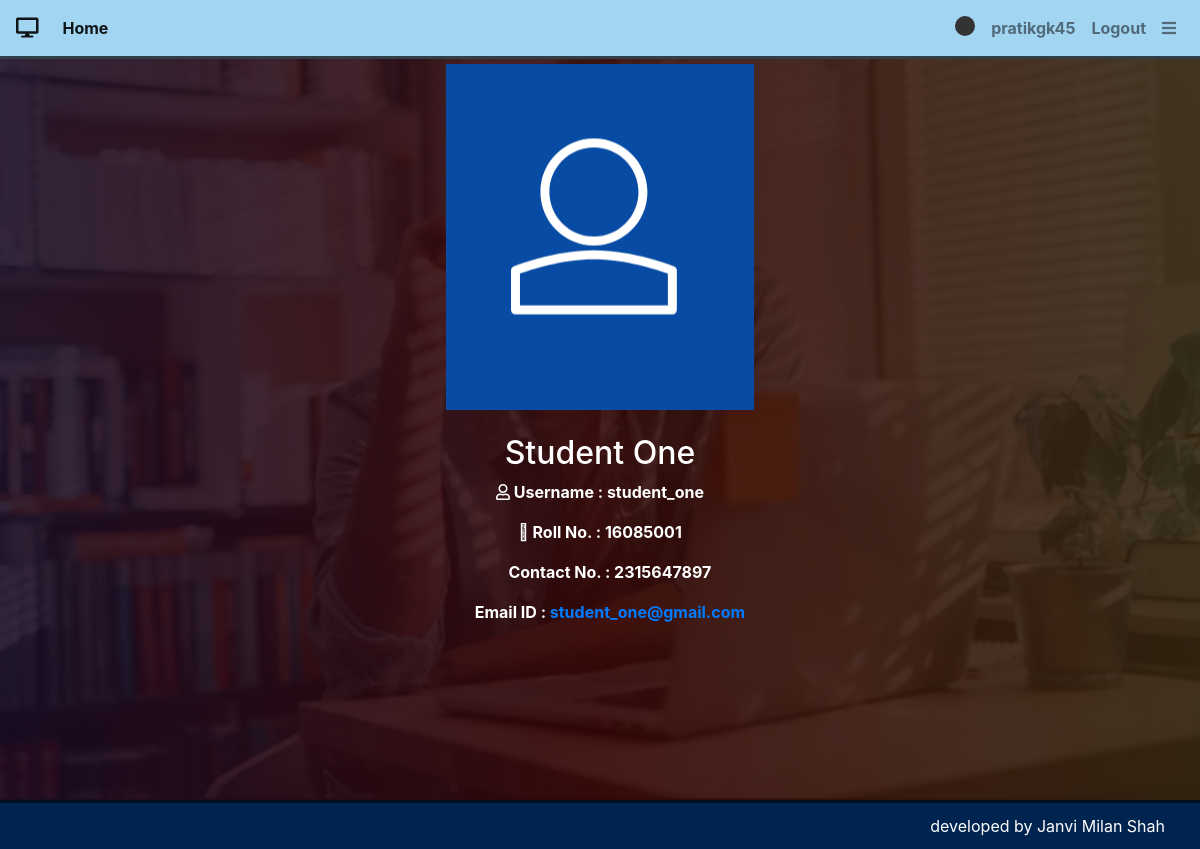
/classroom/student/15/ (signed in), run on the app's committed database.
### classroom/models.py (models this page shows, shortened)
class User(AbstractUser):
    is_student = models.BooleanField(default=False)
    is_teacher = models.BooleanField(default=False)

class Student(models.Model):
    user = models.OneToOneField(User,on_delete=models.CASCADE,primary_key=True,related_name='Student')
    name=models.CharField(max_length=250)
    roll_no = models.CharField(max_length=50)
    email = models.EmailField(max_length=254)
    phone = models.IntegerField()
    student_profile_pic = models.ImageField(upload_to="classroom/student_profile_pic",blank=True)
    class Meta:
        ordering = ['roll_no']

### classroom/views.py (the view)
# urls.py: path('student/<int:pk>/',views.StudentDetailView.as_view(),name="student_detail"),
class StudentDetailView(LoginRequiredMixin, DetailView):
    context_object_name = "student"
    model = models.Student
    template_name = 'classroom/student_detail_page.html'

### template/classroom/student_detail_page.html (shortened to what this page needs)
{% extends 'classroom/base.html' %}
{% load static %}
{% block content %}
	<div class="use-content">
		<div class="contain">
			<div class="profile">
			    {% if student.student_profile_pic %}
			    	<img src="{{ student.student_profile_pic.url }}">
			    {% else %}
			    	<img src="{% static 'images/login-avatar.PNG' %}" alt="">
			    {% endif %}
			    <div class="profile-details">
			    	<br>
					<h2>{{ student.name }}</h2>
					<p><i class="far fa-user"></i> Username : {{ student.user.username }}</p>
					<p><i class="fal fa-user-tag"></i> Roll No. : {{ student.roll_no }}</p>
					<p><i class="far fa-phone"></i> Contact No. : {{ student.phone }}</p>
					<p><i class="far fa-envelope-open-text"></i> Email ID : <a href = "mailto:{{ student.email }}" style="text-decoration: none;">{{ student.email }}</a></p>
			    </div>
			</div>
		</div>
    </div>
{% endblock %}

### template/classroom/navbar.html (shortened to what this page needs)
<nav class="navbar navbar-expand navbar-light">
    <a class="navbar-brand" href=""><i class="fas fa-desktop"></i></a>
    <div class="collapse navbar-collapse" id="collapsibleNavId">
        <ul class="navbar-nav mr-auto mt-2 mt-lg-0">
            <li class="nav-item active">
                <a class="nav-link" href="{% url 'home' %}">Home</a>
            </li>
        </ul>
        <div class="navbar-nav ml-auto">
        	<li class="nav-item">
                <a class="nav-link" href="{% url 'user_guide' %}"><div class="sk-pulse"></div></a>
            </li>
        	{% if user.is_authenticated %}
        		<li class="nav-item">
        			{% if user.is_teacher %}
	                	<a class="nav-link" href="{% url 'classroom:teacher_detail' pk=user.pk %}">{{ user.username }}</a>
	                {% else %}
	                	<a class="nav-link" href="{% url 'classroom:student_detail' pk=user.pk %}">{{ user.username }}</a>
	                {% endif %}
	            </li>
	            <li class="nav-item">
	                <a class="nav-link" href="{% url 'classroom:logout' %}">Logout</a>
	            </li>
	            <li class="nav-item">
	                <i class="nav-link fa fa-bars menu" style="cursor: pointer;margin-top: 4px;"></i>
	            </li>
        	{% endif %}
        </div>
    </div>
</nav>

### static/css/style.css (style rules this page uses)
html, body { height: 100%; padding: 0; margin: 0; color: white; }
html { background-color: #00316b; background-size: cover; }
body { overflow: hidden; background: linear-gradient(90deg, rgba(131,58,180,.6) 0%, rgba(253,29,29,.6) 50%, rgba(252,176,69,.6) 100%), url('../images/homeimg.PNG'); background-size: cover; }
h1,h2,h3,h4,h5,h6 { font-weight: bold; }
img { max-height: 350px; }
.navbar { background-color: #a2d5f2; }
.nav-link { font-weight: bold; }
.use-content { height: 100%; color: white; margin-top: -10px; }
.use-content .contain { background-color: rgba(0, 0, 0, 0.7); width: 100%; height: 100%; }
.profile { user-select: none; width: 100%; height: 100%; text-align: center; padding: 15px; }
.profile-details p { font-weight: bold; }
.sk-pulse { --sk-size: 20px; }

### data on the page
User: username "pratikgk45"
Student: name "Student One", user.username "student_one", roll_no "16085001", phone "2315647897", email "student_one@gmail.com"
